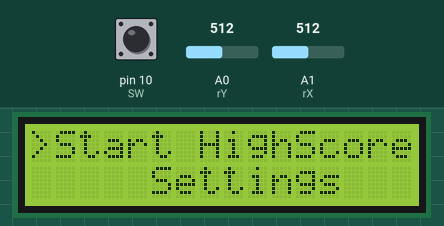
Simulated run of this sketch. Board: Arduino Uno, built with avr-gcc and run on an emulated ATmega328P. On the bench: 16×2 character LCD. The test bench sets the inputs (shaded band); at power-on: pin 10 (SW) HIGH, A0 (rY) = 512, A1 (rX) = 512. What the sketch prints to the serial monitor is not drawn.

Above: at 1.2 s.
1.3 s: pin 10 (SW) pulled LOW for 0.15 s
At 2.8 s:
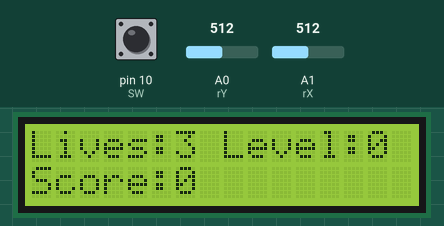
At 12.6 s:
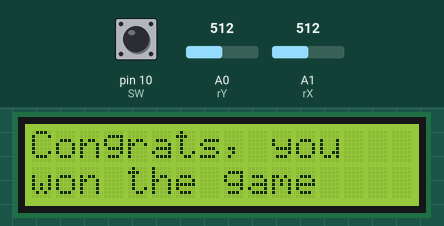
Timing chart, 0 to 12.9 s (numbered marks = the images above; inputs shaded):
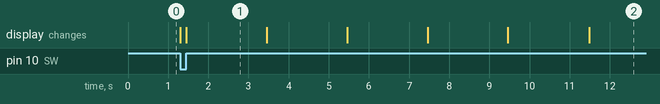

The sketch:

gameMenu.ino
```cpp
#include<LiquidCrystal.h>


const int RS = 12;
const int E = 11;
const int D4= 5;
const int D5 = 4;
const int D6 = 3;
const int D7 = 2;

const int rX = A1;
const int rY = A0;
const int SW = 10;

int xVal = 0;
int yVal = 0;
int swVal = 0;

bool joystickMovedX=false;
bool joystickMovedY=false;
int minThreshold=400;
int maxThreshold=600;

int menuState = 0; //0 is main menu, 1 is start game
                      //2 is high score, 3 is settings
int lastMenuState = 0;

int selectState = 0;
int lastSelectState = 0;

//start game
int gameStarted = 0;
int gameOver = 1;
int startingLevelValue = 0;
int level = 0;
int score = 0;

double timeGameStarted;
double lastTimeLevelUp;
const double endGameInterval = 10*1000;
const double levelUpInterval = 2*1000;

//highscore
int highScore = 0;

//for button
double lastTimePressed = 0;
const double pressInterval = 1000;

LiquidCrystal lcd(RS, E, D4, D5, D6, D7);

void setup() {
  // put your setup code here, to run once:

  pinMode(rX, INPUT);
  pinMode(rY, INPUT);
  pinMode(SW, INPUT_PULLUP);


  lcd.begin(16,2); //columns, nr of rows
  lcd.clear();

  Serial.begin(9600);
}

void loop() {
  // put your main code here, to run repeatedly:

  xVal = analogRead(rX);
  yVal = analogRead(rY);
  swVal = digitalRead(SW);

  if (swVal == LOW)
  {
    if (millis() - lastTimePressed > pressInterval)
    {
      if (menuState == 0)
    {
      menuState = selectState + 1;
    }
    else
    {
      if (gameOver == 1)
      {
        menuState = 0;
        selectState = 0;
      }
    }
    lastTimePressed = millis();
    }

    if( menuState == 1) //game started
    {
      gameStarted = 1;
    }
  }

  if(xVal>maxThreshold&&joystickMovedX==false)
  {
    selectState++;
    joystickMovedX=true;
    if (selectState > 2)
    {
      selectState = 0;
    }
  }

  if(xVal<minThreshold&&joystickMovedX==false)
  {
     selectState--;
     joystickMovedX=true;
    if (selectState < 0)
    {
      selectState = 2;
    }
  }
  if(xVal<=maxThreshold&&xVal>=minThreshold)
  {
    joystickMovedX=false;
  }

  if ((lastMenuState != menuState) || (lastSelectState != selectState))
  {
    lcd.clear();
    lastMenuState = menuState;
    lastSelectState = selectState;
  }

  switch (menuState) {
  case 0:
    {
      lcd.setCursor(1,0);
      lcd.print("Start");
      lcd.setCursor(7,0);
      lcd.print("HighScore");
      lcd.setCursor(5,1);
      lcd.print("Settings");

      switch (selectState)
      {
        case 0:
        {
          lcd.setCursor(0,0);
          lcd.print(">");
          break;
        }
        case 1:
        {
          lcd.setCursor(6,0);
          lcd.print(">");
          break;
        }
        case 2:
        {
          lcd.setCursor(4,1);
          lcd.print(">");
          break;
        }
      }
      break;
      }
  case 1:
     {
      if (gameStarted == 1)
      {
        gameStarted = 0;
        level = startingLevelValue;
        timeGameStarted = millis();
        lastTimeLevelUp = millis();
        gameOver = 0;
      }
      else
      {
        if (gameOver == 1)
      {
        lcd.setCursor(0,0);
        lcd.print("Congrats, you  ");
        lcd.setCursor(0,1);
        lcd.print("won the game");
        Serial.println("game over");
      }
      else
      {

        if (millis()- timeGameStarted > endGameInterval)
        {
          gameOver = 1;
          if (score > highScore)
          {
            highScore=score;
          }
          lcd.clear();
          Serial.println("clear");
        }

        if ( millis() - lastTimeLevelUp > levelUpInterval)
        {
          level++;
          lastTimeLevelUp = millis();
        }
      lcd.setCursor(0,0);
      lcd.print("Lives:3");
      lcd.setCursor(8,0);
      lcd.print("Level:"+(String)level);
      lcd.setCursor(0,1);
      score =  level*3;
      lcd.print("Score:"+(String)score);
      }
      }


      break;
      }
  case 2:
     {
      lcd.setCursor(0,0);
      lcd.print("High Score:"+(String)highScore);
      break;
      }
  case 3:
     {
      lcd.setCursor(0,0);
      lcd.print("Starting Level:");
      lcd.setCursor(0,1);
      lcd.print((String)startingLevelValue);
      break;
      }
}

if (menuState == 3)
{
  if(yVal>maxThreshold&&joystickMovedY==false)
  {
    startingLevelValue++;
    if (startingLevelValue > 5)
    {
      startingLevelValue = 0;
    }
    joystickMovedY=true;
  }

  if(yVal<minThreshold&&joystickMovedY==false)
  {
    startingLevelValue--;
    if (startingLevelValue < 0)
    {
      startingLevelValue = 5;
    }
    joystickMovedY=true;
  }
  if(yVal<=maxThreshold&&yVal>=minThreshold)
  {
    joystickMovedY=false;
  }
}

}
```

Measured:
- after the input at 1.3 s, the display: first changes at once (image 1 shows a later state)
- what the display in image 1 shows lasts 2.0 s, from 1.5 s to 3.5 s
